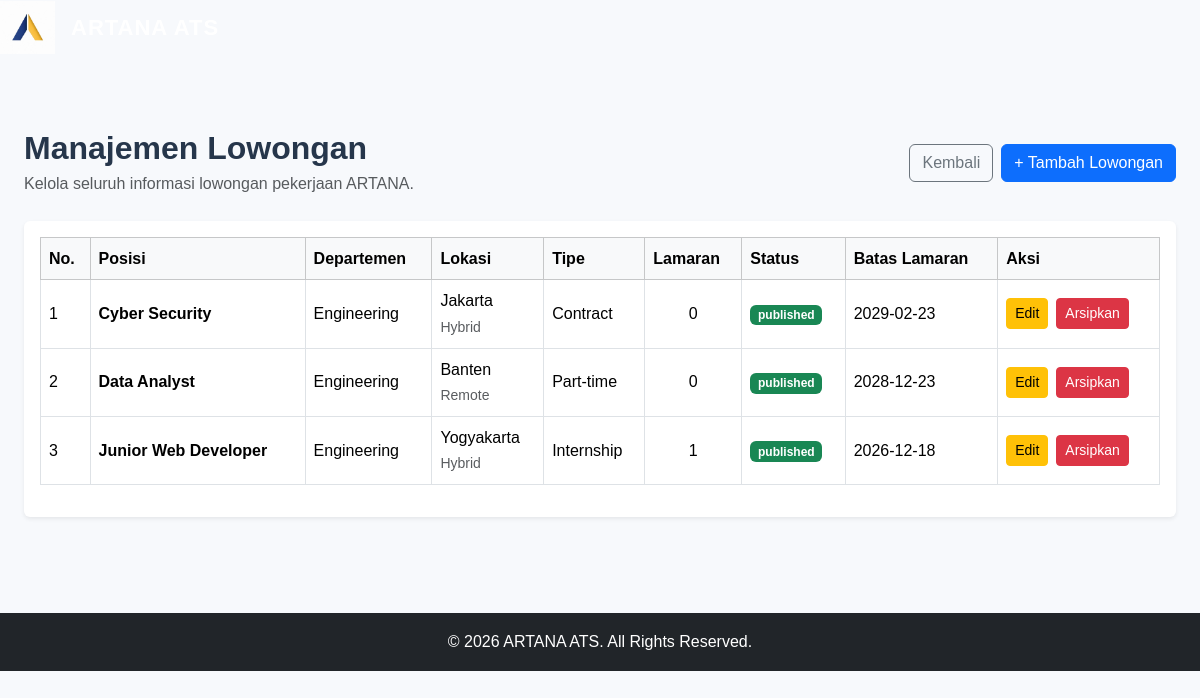
The page /hr/jobs.php (signed in) on the database its author committed.
### tables this page shows
CREATE TABLE `jobs` (
  `id` bigint(20) UNSIGNED NOT NULL,
  `title` varchar(180) NOT NULL,
  `department_id` bigint(20) UNSIGNED NOT NULL,
  `location_type` enum('Hybrid','Remote','On-site') NOT NULL DEFAULT 'Hybrid',
  `location_name` varchar(150) NOT NULL,
  `description` text NOT NULL,
  `qualification` text DEFAULT NULL,
  `employment_type` enum('Full-time','Part-time','Contract','Internship') NOT NULL DEFAULT 'Full-time',
  `status` enum('draft','published','closed','archived') NOT NULL DEFAULT 'published',
  `published_at` datetime DEFAULT NULL,
  `deadline` date DEFAULT NULL,
  `created_by` bigint(20) UNSIGNED NOT NULL,
  `updated_by` bigint(20) UNSIGNED DEFAULT NULL,
  `created_at` timestamp NOT NULL DEFAULT current_timestamp(),
  `updated_at` timestamp NOT NULL DEFAULT current_timestamp() ON UPDATE current_timestamp()
);

CREATE TABLE `departments` (
  `id` bigint(20) UNSIGNED NOT NULL,
  `name` varchar(100) NOT NULL,
  `created_at` timestamp NOT NULL DEFAULT current_timestamp()
);

### hr/jobs.php (the view, shortened to what this page needs)
<?php
require_once __DIR__ . '/../includes/db.php';
$stmt = $pdo->query("
    SELECT
        j.id,
        j.title,
        j.location_type,
        j.location_name,
        j.employment_type,
        j.status,
        j.deadline,
        j.created_at,
        d.name AS department_name,
        (
            SELECT COUNT(*)
            FROM applications a
            WHERE a.job_id = j.id
        ) AS total_applications
    FROM jobs j
    JOIN departments d ON d.id = j.department_id
    ORDER BY j.created_at DESC
");
$jobs = $stmt->fetchAll();
require_once __DIR__ . '/../includes/header.php';
?>
<div class="container py-4">
    <div class="d-flex justify-content-between align-items-center flex-wrap gap-3 mb-4">
        <div>
            <h2 class="fw-bold mb-1">Manajemen Lowongan</h2>
            <p class="text-muted mb-0">
                Kelola seluruh informasi lowongan pekerjaan ARTANA.
            </p>
        </div>
        <div class="d-flex gap-2">
            <a href="<?= BASE_URL ?>/hr/dashboard.php" class="btn btn-outline-secondary">
                Kembali
            </a>
            <a href="<?= BASE_URL ?>/hr/job_create.php" class="btn btn-primary">
                + Tambah Lowongan
            </a>
        </div>
    </div>
    <div class="card border-0 shadow-sm">
        <div class="card-body">
            <div class="table-responsive">
                <table class="table table-bordered table-hover align-middle">
                    <thead class="table-light">
                        <tr>
                            <th>No.</th>
                            <th>Posisi</th>
                            <th>Departemen</th>
                            <th>Lokasi</th>
                            <th>Tipe</th>
                            <th>Lamaran</th>
                            <th>Status</th>
                            <th>Batas Lamaran</th>
                            <th>Aksi</th>
                        </tr>
                    </thead>
                    <tbody>
                    <?php if ($jobs): ?>
                        <?php foreach ($jobs as $index => $job): ?>
                            <?php
                            $badgeClass = 'secondary';
                            if ($job['status'] === 'published') {
                                $badgeClass = 'success';
                            } elseif ($job['status'] === 'draft') {
                                $badgeClass = 'warning';
                            } elseif ($job['status'] === 'closed') {
                                $badgeClass = 'danger';
                            } elseif ($job['status'] === 'archived') {
                                $badgeClass = 'dark';
                            }
                            ?>
                            <tr>
                                <td><?= $index + 1 ?></td>
                                <td>
                                    <strong>
                                        <?= htmlspecialchars($job['title']) ?>
                                    </strong>
                                </td>
                                <td>
                                    <?= htmlspecialchars($job['department_name']) ?>
                                </td>
                                <td>
                                    <?= htmlspecialchars($job['location_name']) ?>
                                    <br>
                                    <small class="text-muted">
                                        <?= htmlspecialchars($job['location_type']) ?>
                                    </small>
                                </td>
                                <td>
                                    <?= htmlspecialchars($job['employment_type']) ?>
                                </td>
                                <td class="text-center">
                                    <?= (int) $job['total_applications'] ?>
                                </td>
                                <td>
                                    <span class="badge bg-<?= $badgeClass ?>">
                                        <?= htmlspecialchars($job['status']) ?>
                                    </span>
                                </td>
                                <td>
                                    <?= $job['deadline']
                                        ? htmlspecialchars($job['deadline'])
                                        : '-' ?>
                                </td>
                                <td>
                                    <div class="d-flex gap-2 flex-wrap">
                                        <a
                                            href="<?= BASE_URL ?>/hr/job_edit.php?id=<?= (int) $job['id'] ?>"
                                            class="btn btn-sm btn-warning">
                                            Edit
                                        </a>
                                        <?php if ($job['status'] !== 'archived'): ?>
                                            <form
                                                action="<?= BASE_URL ?>/hr/job_delete.php"
                                                method="POST"
                                                onsubmit="return confirm('Arsipkan lowongan ini?');">
                                                <button
                                                    type="submit"
                                                    class="btn btn-sm btn-danger">
                                                    Arsipkan
                                                </button>
                                            </form>
                                        <?php endif; ?>
                                    </div>
                                </td>
                            </tr>
                        <?php endforeach; ?>
                    <?php endif; ?>
                    </tbody>
                </table>
            </div>
        </div>
    </div>
</div>
<?php require_once __DIR__ . '/../includes/footer.php'; ?>

### assets/css/style.css (style rules this page uses)
* { margin: 0; padding: 0; box-sizing: border-box; }
:root { --primary: #142d50; --primary-light: #1e416e; --secondary: #e8b85b; --background: #f7f9fc; --text: #26364b; --muted: #718096; --white: #ffffff; --border: #e5eaf1; }
body { font-family: Arial, Helvetica, sans-serif; background: var(--background); color: var(--text); line-height: 1.6; }
a { text-decoration: none; }
.container { max-width: 1200px; }

### rows shown on the page
jobs: title "Cyber Security", department.name "Engineering", location_name "Jakarta", location_type "Hybrid", employment_type "Contract", total_applications "0", status "published", deadline "2029-02-23"
jobs: title "Data Analyst", department.name "Engineering", location_name "Banten", location_type "Remote", employment_type "Part-time", total_applications "0", status "published", deadline "2028-12-23"
jobs: title "Junior Web Developer", department.name "Engineering", location_name "Yogyakarta", location_type "Hybrid", employment_type "Internship", total_applications "1", status "published", deadline "2026-12-18"
